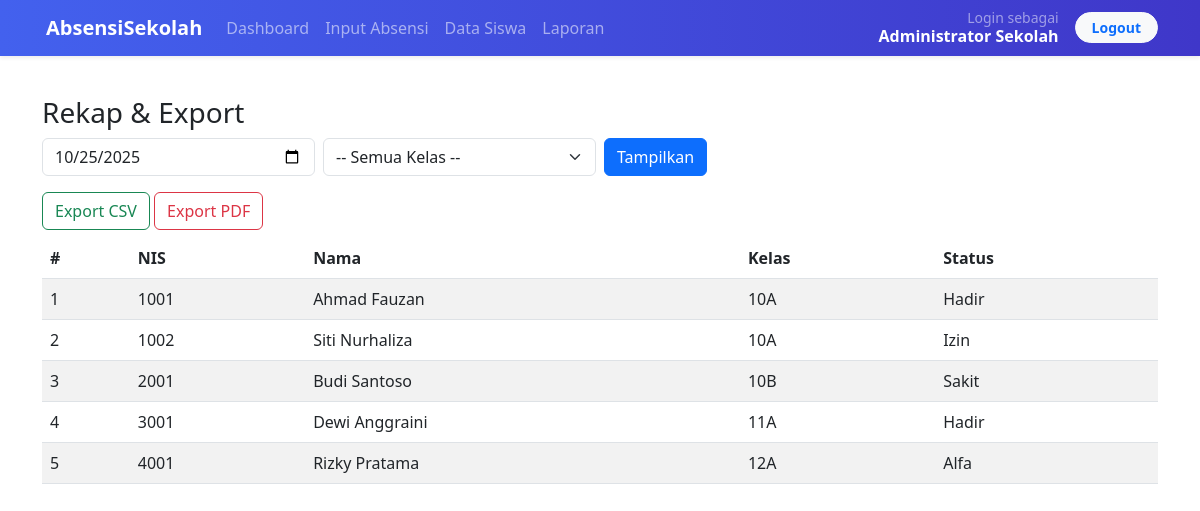
The page /rekap.php?tanggal=2025-10-25 (signed in) on the database its author committed.
### tables this page shows
CREATE TABLE absensi (
  id INT AUTO_INCREMENT PRIMARY KEY,
  id_siswa INT NOT NULL,
  tanggal DATE NOT NULL,
  status ENUM('Hadir','Izin','Sakit','Alfa') NOT NULL,
  keterangan VARCHAR(255),
  FOREIGN KEY (id_siswa) REFERENCES siswa(id) ON DELETE CASCADE
);

CREATE TABLE siswa (
  id INT AUTO_INCREMENT PRIMARY KEY,
  nama_siswa VARCHAR(100) NOT NULL,
  nis VARCHAR(20) NOT NULL,
  id_kelas INT,
  FOREIGN KEY (id_kelas) REFERENCES kelas(id) ON DELETE CASCADE
);

CREATE TABLE kelas (
  id INT AUTO_INCREMENT PRIMARY KEY,
  nama_kelas VARCHAR(50) NOT NULL
);

### koneksi.php (called while the page is built, shortened)
<?php
function esc($s){ return htmlspecialchars($s, ENT_QUOTES); }
?>

### rekap.php (the view, shortened to what this page needs)
<?php
require 'koneksi.php';
$tanggal = $_GET['tanggal'] ?? '';
$id_kelas = intval($_GET['kelas'] ?? 0);
$rows = [];
if($tanggal){
    $q = "SELECT s.nis,s.nama_siswa,k.nama_kelas,a.status,a.tanggal
          FROM absensi a
          JOIN siswa s ON a.id_siswa=s.id
          JOIN kelas k ON s.id_kelas=k.id
          WHERE a.tanggal = ?";
    $stmt = $mysqli->prepare($q);
    $stmt->bind_param('s',$tanggal);
    $stmt->execute();
    $rows = $stmt->get_result()->fetch_all(MYSQLI_ASSOC);
}
?>
<!doctype html><html><head><meta charset="utf-8"><title>Rekap Absensi</title>
<link href="https://cdn.jsdelivr.net/npm/bootstrap@5.3.0/dist/css/bootstrap.min.css" rel="stylesheet"></head>
<body>
<?php include 'navbar.php'; ?>
<div class="container py-4">
  <h3>Rekap & Export</h3>
  <form method="get" class="row g-2 mb-3">
    <div class="col-md-3"><input type="date" name="tanggal" class="form-control" value="<?php echo esc($tanggal); ?>"></div>
    <div class="col-md-3">
      <select name="kelas" class="form-select">
        <option value="0">-- Semua Kelas --</option>
      </select>
    </div>
    <div class="col-md-2"><button class="btn btn-primary">Tampilkan</button></div>
  </form>
  <?php if($tanggal): ?>
    <div class="mb-2">
      <a href="export_csv.php?tanggal=<?php echo esc($tanggal); ?>&kelas=<?php echo $id_kelas; ?>" class="btn btn-outline-success">Export CSV</a>
      <a href="export_pdf.php?tanggal=<?php echo esc($tanggal); ?>&kelas=<?php echo $id_kelas; ?>" class="btn btn-outline-danger" target="_blank">Export PDF</a>
    </div>
    <table class="table table-striped">
      <thead><tr><th>#</th><th>NIS</th><th>Nama</th><th>Kelas</th><th>Status</th></tr></thead>
      <tbody>
      <?php $no=1; foreach($rows as $r): ?>
        <tr>
          <td><?php echo $no++;?></td>
          <td><?php echo esc($r['nis']);?></td>
          <td><?php echo esc($r['nama_siswa']);?></td>
          <td><?php echo esc($r['nama_kelas']);?></td>
          <td><?php echo esc($r['status']);?></td>
        </tr>
      <?php endforeach; ?>
      </tbody>
    </table>
  <?php else: ?>
    <div class="alert alert-info">Pilih tanggal untuk menampilkan rekap.</div>
  <?php endif; ?>
</div>
</body></html>

### rows shown on the page
absensi: id_siswa.nis "1001", id_siswa.nama_siswa "Ahmad Fauzan", kelas.nama_kelas "10A", status "Hadir"
absensi: id_siswa.nis "1002", id_siswa.nama_siswa "Siti Nurhaliza", kelas.nama_kelas "10A", status "Izin"
absensi: id_siswa.nis "2001", id_siswa.nama_siswa "Budi Santoso", kelas.nama_kelas "10B", status "Sakit"
absensi: id_siswa.nis "3001", id_siswa.nama_siswa "Dewi Anggraini", kelas.nama_kelas "11A", status "Hadir"
absensi: id_siswa.nis "4001", id_siswa.nama_siswa "Rizky Pratama", kelas.nama_kelas "12A", status "Alfa"

### other values the page prints
$_SESSION['user']['nama_lengkap'] "Administrator Sekolah"
